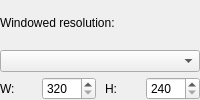
            <widget class="QFrame" name="windowedResolutionFrame">
             <property name="toolTip">
              <string>&lt;html&gt;&lt;head/&gt;&lt;body&gt;&lt;p&gt;This option selects the resolution for windowed mode. You also may select &lt;span style=&quot; font-weight:600;&quot;&gt;Custom&lt;/span&gt; and enter your own window size.&lt;/p&gt;&lt;p&gt;[Recommended: &lt;span style=&quot; font-style:italic;&quot;&gt;640 x 480, 800 x 600, 1024 x 768, 1280 x 960&lt;/span&gt;]&lt;/p&gt;&lt;/body&gt;&lt;/html&gt;</string>
             </property>
             <layout class="QVBoxLayout" name="verticalLayout_24">
              <property name="spacing">
               <number>5</number>
              </property>
              <property name="leftMargin">
               <number>0</number>
              </property>
              <property name="topMargin">
               <number>0</number>
              </property>
              <property name="rightMargin">
               <number>0</number>
              </property>
              <property name="bottomMargin">
               <number>0</number>
              </property>
              <item>
               <widget class="QLabel" name="windowedResolutionLabel">
                <property name="text">
                 <string>Windowed resolution:</string>
                </property>
               </widget>
              </item>
              <item>
               <widget class="QComboBox" name="windowedResolutionComboBox"/>
              </item>
              <item>
               <layout class="QHBoxLayout" name="horizontalLayout_12">
                <item>
                 <widget class="QLabel" name="windowWidthLabel">
                  <property name="text">
                   <string extracomment="Abbreviation for &quot;width&quot;.">W:</string>
                  </property>
                 </widget>
                </item>
                <item>
                 <widget class="QSpinBox" name="windowWidthSpinBox">
                  <property name="minimumSize">
                   <size>
                    <width>52</width>
                    <height>0</height>
                   </size>
                  </property>
                  <property name="minimum">
                   <number>320</number>
                  </property>
                  <property name="maximum">
                   <number>7680</number>
                  </property>
                  <property name="singleStep">
                   <number>16</number>
                  </property>
                 </widget>
                </item>
                <item>
                 <spacer name="horizontalSpacer_5">
                  <property name="orientation">
                   <enum>Qt::Horizontal</enum>
                  </property>
                  <property name="sizeType">
                   <enum>QSizePolicy::Fixed</enum>
                  </property>
                  <property name="sizeHint" stdset="0">
                   <size>
                    <width>4</width>
                    <height>0</height>
                   </size>
                  </property>
                 </spacer>
                </item>
                <item>
                 <widget class="QLabel" name="windowHeightLabel">
                  <property name="text">
                   <string extracomment="Abbreviation for &quot;height&quot;.">H:</string>
                  </property>
                 </widget>
                </item>
                <item>
                 <widget class="QSpinBox" name="windowHeightSpinBox">
                  <property name="minimumSize">
                   <size>
                    <width>52</width>
                    <height>0</height>
                   </size>
                  </property>
                  <property name="minimum">
                   <number>240</number>
                  </property>
                  <property name="maximum">
                   <number>4320</number>
                  </property>
                  <property name="singleStep">
                   <number>16</number>
                  </property>
                 </widget>
                </item>
               </layout>
              </item>
             </layout>
            </widget>
